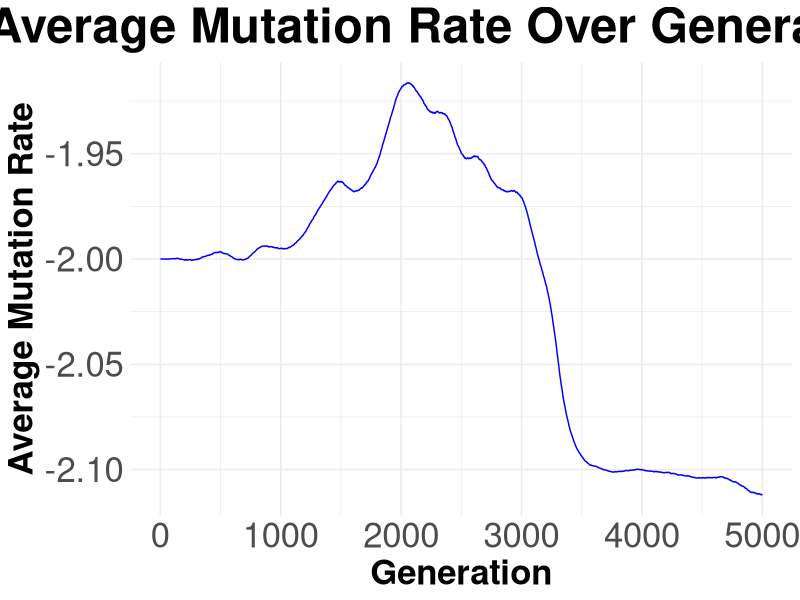
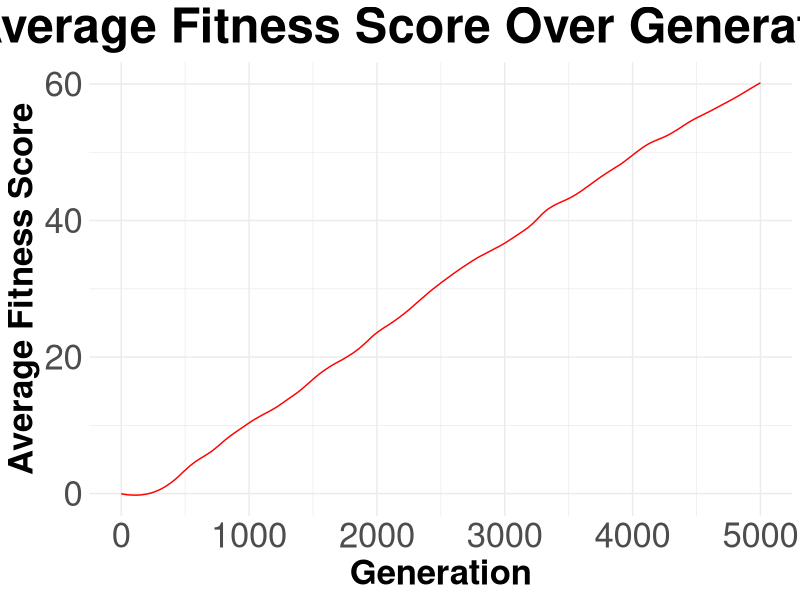
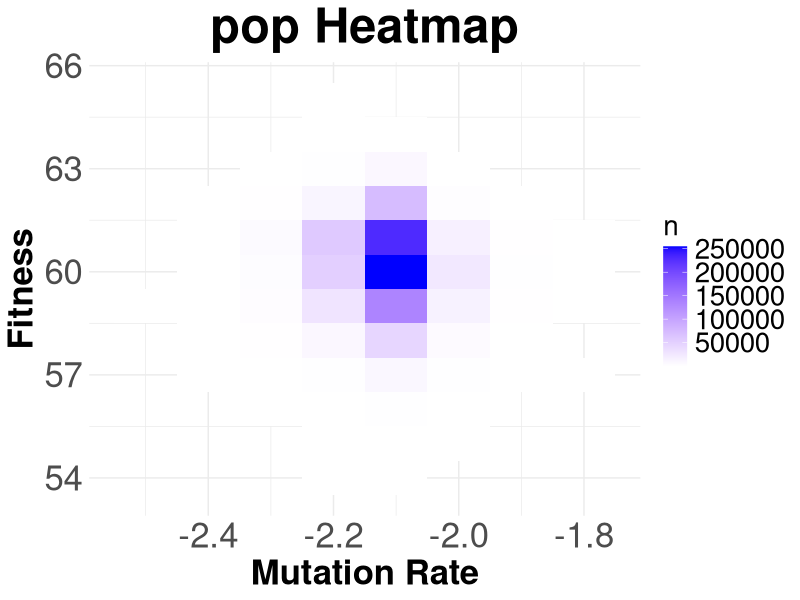

These charts were generated, in order, by the following R code:
library(tidyverse)

# Reproduction function
reproduce <- function(pop, s) {
  pop$n <- rpois(nrow(pop), lambda = pop$n * (1 + s) ^ pop$w)
  return(pop)
}

do_mutations <- function(offspring, p_vec, jump) {
  # Calculate the total number of mutants and non-mutants
  mutants <- rbinom(nrow(offspring), offspring$n, min(1, 10^offspring$mu))
  non_mutants <- offspring$n - mutants

  # Generate counts for each mutation type, and combine with non-mutants
  m_counts <- sapply(mutants, function(x) rmultinom(1, size = x, prob = p_vec))
  class_counts <- rbind(non_mutants, m_counts)

  # Create a data frame for the next generation
  next_gen <- data.frame(
    mu = rep(offspring$mu, each = 5) + jump * c(0, 1, -1, 0, 0),
    w = rep(offspring$w, each = 5) + c(0, 0, 0, 1, -1),
    n = as.vector(class_counts)
  )

  # Merge classes with same mu and fitness
  next_gen <- next_gen %>%
    group_by(mu, w) %>%
    summarize(n = sum(n), .groups = "drop")
  return(next_gen)
}

# Selection function
selection <- function(next_gen, size) {
  # Keep pop size constant
  current_pop <- sum(next_gen$n)
  next_gen$n <- rbinom(nrow(next_gen), next_gen$n, min(1, size / current_pop))
  # Remove classes with zero n
  next_gen <- next_gen %>%
    filter(n > 0)
  return(next_gen)
}

evolve <- function(
  size = 1e2, # Number of individuals in the population
  init_mu = -2, # Since we are storing it in log10 format
  init_w = 0, # Represented by the net number of beneficial mutations
  a = 0.1, # Proportion of mutations that affect mutation rate
  p_mu_up = 0.5, # Proportion of mutations that increase mutation rate
  jump = 1e-1, # Size of mutation rate change, increase or decrease
  p_w_up = 0.1, # Proportion of mutations that increase fitness
  generations = 1e1, # Number of generations to simulate
  s = 1e-2 # Parameter for fitness advantage/disadvantage
) {
  # Initialize pop
  pop <- data.frame(
    mu = init_mu,   # log10 of initial mutation rate
    w = init_w,    # initial fitness
    n = size    # initial pop size
  )
  # Initialize data frame for statistics
  stats <- data.frame(generation = 0:generations, mu = init_mu, w = init_w)
  # Calculate probabilities of each type of mutation
  p_vec <- c(a * c(p_mu_up, 1 - p_mu_up), (1 - a) * c(p_w_up, 1 - p_w_up))

  # Simulation loop
  for (i in 1:generations) {
    # Step 1: Reproduction
    offspring <- reproduce(pop, s)

    # Step 2: Mutation
    next_gen <- do_mutations(offspring, p_vec, jump)

    # Step 3: Selection
    pop <- selection(next_gen, size)
    if (nrow(pop) == 0) {
      print("Population went extinct!")
      break
    }

    # Save statistics for this generation
    stats[stats$generation == i, "mu"] <- weighted.mean(pop$mu, pop$n)
    stats[stats$generation == i, "w"] <- weighted.mean(pop$w, pop$n)
  }

  return(list(pop = pop, stats = stats))
}

# Save the pop and statistics
system.time({results <- evolve(size = 1e6, generations = 5e3, p_mu_up = 0.5, p_w_up = 0.1)})
pop <- results$pop
stats <- results$stats

# Plot average mutation rate over generations
ggplot(stats, aes(x = generation)) +
  geom_line(aes(y = mu), color = "blue") +
  labs(x = "Generation", y = "Average Mutation Rate",
       title = "Average Mutation Rate Over Generations") +
  theme_minimal() +
  theme(
      plot.title = element_text(size = 35, face = "bold", hjust = 0.5),
      axis.title = element_text(size = 25, face = "bold"),
      axis.text = element_text(size = 25),
      legend.title = element_text(size = 20),
      legend.text = element_text(size = 20)
    )

# Plot average fitness score over generations
ggplot(stats, aes(x = generation)) +
  geom_line(aes(y = w), color = "red") +
  labs(x = "Generation", y = "Average Fitness Score",
       title = "Average Fitness Score Over Generations") +
  theme_minimal() +
  theme(
      plot.title = element_text(size = 35, face = "bold", hjust = 0.5),
      axis.title = element_text(size = 25, face = "bold"),
      axis.text = element_text(size = 25),
      legend.title = element_text(size = 20),
      legend.text = element_text(size = 20)
    )

# Plot a heatmap of the pop
ggplot(pop, aes(x = mu, y = w)) +
  geom_tile(aes(fill = n)) +
  scale_fill_gradient(low = "white", high = "blue") +
  labs(x = "Mutation Rate", y = "Fitness",
       title = "pop Heatmap") +
  theme_minimal() +
  theme(
      plot.title = element_text(size = 35, face = "bold", hjust = 0.5),
      axis.title = element_text(size = 25, face = "bold"),
      axis.text = element_text(size = 25),
      legend.title = element_text(size = 20),
      legend.text = element_text(size = 20)
    )
